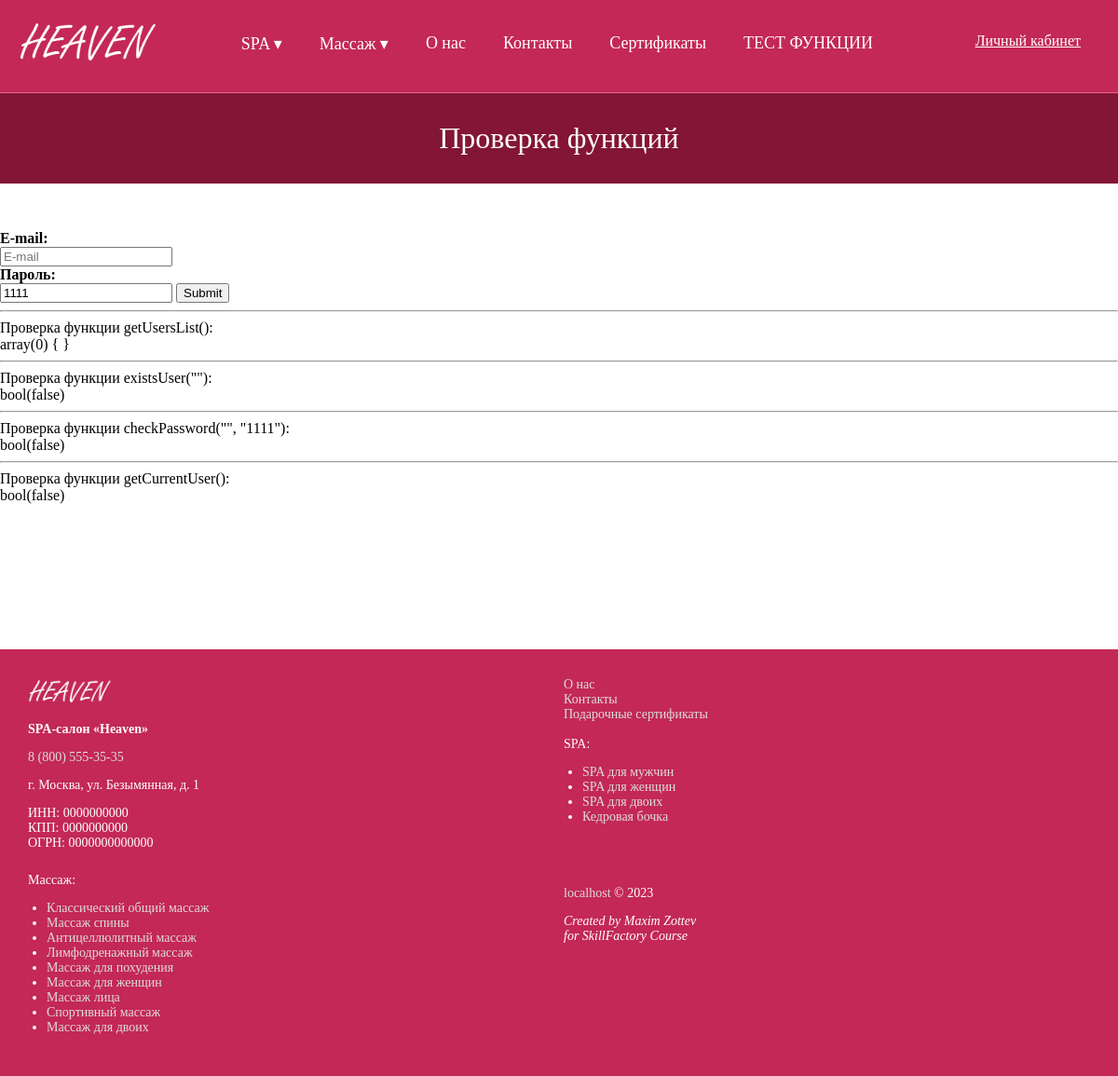
The page /testing on the database its author committed.
### tables this page shows
CREATE TABLE `config` (
  `parameter` text NOT NULL,
  `value` text NOT NULL
);

### core/core.php (called while the page is built, shortened)
<?php
include("core/dbconf.php");
function getConfVar($param) {
    global $db;
    $result = $db->query("select `value` from `config` where `parameter`='$param' limit 1");
    if ($result->num_rows>0) {
        return $result->fetch_assoc()['value'];
    }
    return "Param not found";
}

### index.php (the view, shortened to what this page needs)
<?php
include("core/core.php");
?>
<!DOCTYPE html>
<html lang="en">
<head>
    <link rel="stylesheet" href="/template/css/style.css">
</head>
<body>
    <?php
    include("template/modules/content.php");
    ?>
</body>
</html>

### template/modules/footer.php (shortened to what this page needs)
<div class="footer">
    <div class="container grid-4">
        <div class="about">
            <img src="/template/media/logo-transparent-white.png">
            <p><b><?=getConfVar("orgname");?></b></p>
            <p><a href="tel:<?=getConfVar("phone");?>">
                <?php $phone = getConfVar("phone"); echo sprintf("%s (%s) %s-%s-%s", substr($phone,0,1), substr($phone,1,3), substr($phone,4,3), substr($phone,7,2), substr($phone,9,2)); ?>
            </a></p>
            <p><?=getConfVar("address");?></p>
            <p>ИНН: <?=getConfVar("inn");?><br>КПП: <?=getConfVar("kpp");?><br>ОГРН: <?=getConfVar("ogrn");?></p>
        </div>
        <div>
            <a href="/about">О нас</a><br>
            <a href="/contact">Контакты</a><br>
            <a href="/certificates">Подарочные сертификаты</a><br><br>
            SPA:
            <ul>
                <li><a href="/spa/for-man">SPA для мужчин</a></li>
                <li><a href="/spa/for-woman">SPA для женщин</a></li>
                <li><a href="/spa/for-couples">SPA для двоих</a></li>
                <li><a href="/spa/cedar-barrel">Кедровая бочка</a></li>
            </ul>
        </div>
        <div>
            Массаж:
            <ul>
                <li><a href="/massage/classic">Классический общий массаж</a></li>
                <li><a href="/massage/back">Массаж спины</a></li>
                <li><a href="/massage/anticellulite">Антицеллюлитный массаж</a></li>
                <li><a href="/massage/lymph">Лимфодренажный массаж</a></li>
                <li><a href="/massage/weight-loss">Массаж для похудения</a></li>
                <li><a href="/massage/for-woman">Массаж для женщин</a></li>
                <li><a href="/massage/face">Массаж лица</a></li>
                <li><a href="/massage/sport">Спортивный массаж</a></li>
                <li><a href="/massage/for-couples">Массаж для двоих</a></li>
            </ul>
        </div>
        <div class="developer">
            <p><a href="//<?=$_SERVER['SERVER_NAME'];?>"><?=$_SERVER['SERVER_NAME'];?></a> &copy; <?=date("Y");?></p>
            <p><?=getConfVar("developer");?></p>
        </div>
    </div>
</div>

### template/css/style.css (style rules this page uses)
:root { --accent: #c32857; --dark: #831536; }
* { box-sizing: border-box; }
body { font-family: 'Tahoma'; padding: 0; margin: 0; }
a { color: #c5335f; }
.container { width: 1400px; margin: 0 auto; }
.grid-4 { display: grid; grid-template-columns: repeat(4,1fr); grid-gap: 10px; }
.footer { background-color: var(--accent); color: white; padding: 30px; font-size: 14px; }
.footer a { color: #ddd; text-decoration: none; }
.footer .about img { height: 30px; }
.footer ul { padding-left: 20px; }
@media screen and (max-width: 1450px) { .container { width: 100%; } }
@media screen and (max-width: 1450px) { .footer > .container { grid-template-columns: repeat(2,1fr); } }

### rows shown on the page
config: value "SPA-салон «Heaven»"
config: value "8", value "800", value "555", value "35"
config: value "г. Москва, ул. Безымянная, д. 1"
config: value "0000000000"
config: value "0000000000"
config: value "0000000000000"
config: value "Created by Maxim Zottev for SkillFactory Course"

### other values the page prints
$password "1111"
$_SERVER['SERVER_NAME'] "localhost"
